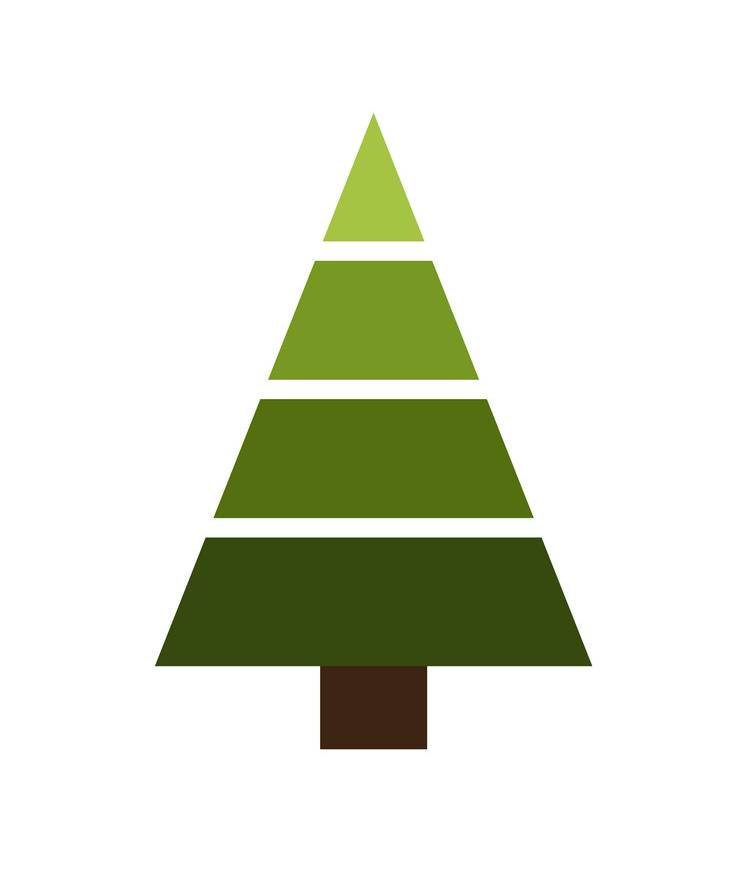
#> input picture images/tree.jpg, 747 x 883 px
$ jupyter execute '3. Edges, Lines and Corners.ipynb'
#> lines starting #> are read from the running program, lines starting #| are printed output that depends on the picture; after the words box and inside, x2 and y2 are one past the last pixel; in counts of white or black regions, pixels touching at a corner belong together; long printed decimals are rounded
# 1/ Finding edges

[cell 1]
import cv2
import numpy as np
from matplotlib import pyplot as plt
from skimage import data
from scipy import ndimage

## 1.1. Basic method: derivation
We consider that edges are rapid changes in the image value do that can be seen using the derivatives :
$\frac{\partial I}{\partial x}$ for horizontal edges, $\frac{\partial I}{\partial y}$ for vertical edges.
- The first derivative (gradient) in image processing is approximated by the operation `next pixel - previous pixel`
- The second derivative (laplacian) is approximated by `(next-current) - (current-previous)`

These operations can easily be done by **correlating** specific matrices with the input image (see Notebook n°2 so see how to do correlation).

**Before applying filters, it is recommended to perform a gaussian smoothing to remove sensitivity to noise.**

### Sobel filter
$G_x = \begin{pmatrix} 1 & 0 & -1\\ 2 & 0 &-2 \\ 1 & 0 & -1 \end{pmatrix}$,
 $G_y = G_x^T$

> Smart move: This operator is separable and can be decomposed as the products of 2 kernels, which considerably speeds up the correlation operation.
$\begin{pmatrix} 1 & 0 & -1\\ 2 & 0 &-2 \\ 1 & 0 & -1 \end{pmatrix} =
\begin{pmatrix}
           1 \\
           2 \\
           1
         \end{pmatrix} \begin{pmatrix} 1 & 0 & -1
           \end{pmatrix}$

**Warning:** In some cases you might want to normalize the filter, in this case multip)ly by 1/8.

[cell 2]
# can also use library ndimage.sobel. Since we do convolution instead of correlation, we use Gx[::-1], Gy[::-1]
def sobel_filters(img):
    Kx = np.array([[-1, 0, 1], [-2, 0, 2], [-1, 0, 1]], np.float32)
    Ky = np.array([[1, 2, 1], [0, 0, 0], [-1, -2, -1]], np.float32)

    Ix = ndimage.filters.convolve(img, Kx)
    Iy = ndimage.filters.convolve(img, Ky)
    return Ix, Iy

[cell 3]
img = cv2.cvtColor(cv2.imread('images/tree.jpg'), cv2.COLOR_BGR2GRAY)
Ix, Iy = sobel_filters(img)

plt.figure(figsize=(15, 5))
plt.subplot(131)
plt.imshow(img, cmap='gray')
plt.axis("off")
plt.title("normal image")
plt.subplot(132)
plt.imshow(Ix, cmap='gray')
plt.title("horizontal edges")
plt.axis("off")
plt.subplot(133)
plt.imshow(Iy, cmap='gray')
plt.title("vertical edges")
plt.axis("off")
plt.show()

**As said before, if we use the image as it is, all the little grain and noise is going to be displayed in the edges**. Therefore we need to erase most of it, either by first applying a gaussian smoothing or by normalizing the image:
- substract mean to center data -> will have mean of 0
- divide by standard deviation -> will have std of 1

[cell 4]
img = (img - img.mean()) / img.std()
print("After this, our image ranges between %f and %f"%(np.amin(img),np.amax(img)))
#| After this, our image ranges between -3.186 and 0.4566

plt.figure(figsize=(15, 5))
plt.subplot(131)
plt.imshow(img, cmap='gray')
plt.axis("off")
plt.title("meaned image")
plt.subplot(132)
plt.imshow(ndimage.sobel(img), cmap='gray')
plt.title("horizontal edges")
plt.axis("off")
plt.subplot(133)
plt.imshow(ndimage.sobel(img, 0), cmap='gray')
plt.title("vertical edges")
plt.axis("off")
plt.show()

### Prewitt filter
$G_x = \begin{pmatrix} 1 & 0 & -1\\ 1 & 0 &-1 \\ 1 & 0 & -1 \end{pmatrix}$,
 $G_y = G_x^T$

[cell 5]
plt.figure(figsize=(15, 5))
plt.subplot(131)
plt.imshow(img, cmap='gray')
plt.axis("off")
plt.subplot(132)
plt.imshow(ndimage.prewitt(img), cmap='gray')
plt.title("vertical edges")
plt.axis("off")
plt.subplot(133)
plt.imshow(ndimage.prewitt(img, 0), cmap='gray')
plt.title("horizontal edges")
plt.axis("off")
plt.show()

### Smart way : derive gaussian instead of image

Actually, the derivative of a convolution (h * f) is equal to the derivative of h convolved with f !
Since we recommend to convolve a gaussian with the image before applying the derivation, therefore we can replace it by deriving the gaussian then convolve it with the image !

[cell 6]
plt.figure(figsize=(15, 15))

for (i, sigma) in zip(range(3),[1,2,5]):
    plt.subplot(4,3,i*3+1)
    plt.imshow(img, cmap='gray')
    plt.title('Original %d sigma'%sigma)
    plt.axis('off')
    plt.subplot(4,3,i*3+2)
    plt.imshow(ndimage.gaussian_gradient_magnitude(img, sigma=sigma), cmap='gray')
    plt.axis('off')
    plt.title('First derivative %d sigma'%sigma)
    plt.subplot(4,3,i*3+3)
    plt.imshow(ndimage.gaussian_laplace(img, sigma=sigma), cmap='gray')
    plt.axis('off')
    plt.title('Second derivative %d sigma'%sigma)
plt.show()

## 1.2. Canny edge detector

### OpenCV version
https://docs.opencv.org/3.4/da/d22/tutorial_py_canny.html
Canny detector takes as parameters minVal and maxVal. See here how they influence the results.

[cell 7]
img = data.coffee()
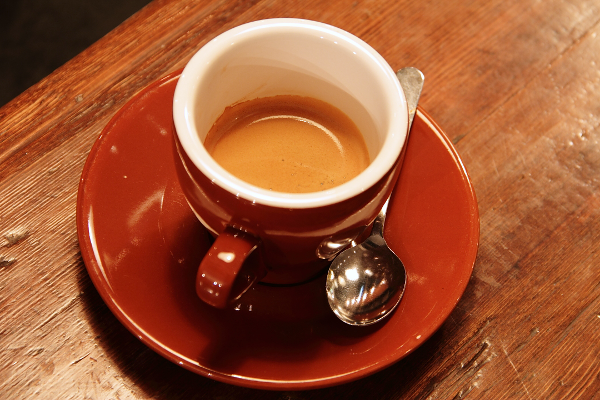
#> input picture skimage.data.coffee(), 600 x 400 px
#> img is the input picture: shape (400, 600, 3); mean R, G, B 158.6, 85.8, 51.5

print('Left : maxVal increases\t\t\t\t\t\t\tRight : minVal increases')
print('Edge pixels are going to be less and less chosen\t\tEdges pixels are less and less joined together')

plt.figure(figsize=(15, 15))
for i in range(3):
    # MaxVal increase
    plt.subplot(3,2,i*2+1)
    plt.imshow(cv2.Canny(img,100,100+i*100), cmap='gray')
    plt.axis('off')
    plt.title('Canny minVal:100, maxVal:%d'%(100+i*100))


    # MinVal increase
    plt.subplot(3,2,i*2+2)
    plt.imshow(cv2.Canny(img,10+i*100,250), cmap='gray')
    plt.axis('off')
    plt.title('Canny minVal:%d, maxVal:200'%(10+i*100))
plt.show()

### Custom implementation of canny edge detector
https://towardsdatascience.com/canny-edge-detection-step-by-step-in-python-computer-vision-b49c3a2d8123

#### 1. Gaussian blur to remove noise

[cell 8]
canny = ndimage.gaussian_filter(cv2.cvtColor(data.coffee(), cv2.COLOR_BGR2GRAY),sigma=1)
plt.figure(figsize=(5, 5)),plt.imshow(canny, cmap='gray'),plt.axis('off'),plt.show()
canny = (canny - canny.mean())/canny.std()

#### 2. Gradient computation

[cell 9]
def gradient_computation(img):
    Ix, Iy = sobel_filters(img)
    G = np.hypot(Ix, Iy)
    G = G / G.max() * 255
    theta = np.arctan2(Iy, Ix)
    return (G, theta)

plt.figure(figsize=(15, 15))
(Gmag, Gdir) = gradient_computation(canny)
plt.subplot(121)
plt.imshow(Gmag, cmap='gray'),plt.axis('off'),plt.title('Gradient magnitude')
plt.subplot(122)
plt.imshow(Gdir, cmap='gray'),plt.axis('off'),plt.title('Gradient direction')
plt.show()

#### 3. Thinning

[cell 10]
def non_max_suppression(img, D):
    M, N = img.shape
    Z = np.zeros((M,N), dtype=np.int32)
    angle = D * 180. / np.pi
    angle[angle < 0] += 180

    for i in range(1,M-1):
        for j in range(1,N-1):
            try:
                q = 255
                r = 255
               #angle 0
                if (0 <= angle[i,j] < 22.5) or (157.5 <= angle[i,j] <= 180):
                    q = img[i, j+1]
                    r = img[i, j-1]
                #angle 45
                elif (22.5 <= angle[i,j] < 67.5):
                    q = img[i+1, j-1]
                    r = img[i-1, j+1]
                #angle 90
                elif (67.5 <= angle[i,j] < 112.5):
                    q = img[i+1, j]
                    r = img[i-1, j]
                #angle 135
                elif (112.5 <= angle[i,j] < 157.5):
                    q = img[i-1, j-1]
                    r = img[i+1, j+1]

                if (img[i,j] >= q) and (img[i,j] >= r):
                    Z[i,j] = img[i,j]
                else:
                    Z[i,j] = 0
            except IndexError as e:
                pass
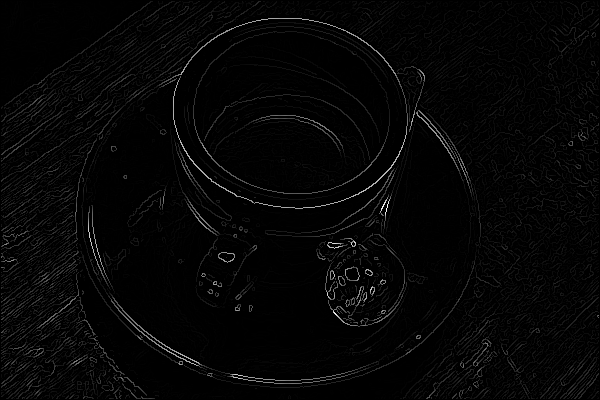
#> Z: shape (400, 600) int32; min 0, max 255, mean 5.7
    return Z

canny = non_max_suppression(Gmag,Gdir)
plt.figure(figsize=(10, 10))
plt.imshow(canny, cmap='gray')
plt.axis('off')
plt.show()

#### 4. Hysteresis thresholding
Feeling too lazy to finish.

# 2/ Finding lines

## Hough transform

### Theory

1. For a line in Cartesian coordinates y = m_o * x + b_o in Image space , we can represent it as a dot in the Hough space using coordinates (m, b)

2. For a point (x_o, y_o) in Image space, any line going through this point must satisfy y_o = m * x_o + b .  This gives us a line in Hough space.

3. For a set of points in Image space, each of them vote for a line in Hough space. In order to know which line best goes through all these points, we select the bin (made with grid) in Hough space containing the most votes.

4. The problem with using Cartesian coordinates in Hough space like b = -x_o * m + y_o is that it can trigger numerical problems, like infinite slope. Therefore we prefer a polar representation of lines, more robust.

For a point in Image space, x and y are fixed so only d and theta vary. This gives us a sinusoid.
Therefore a **a point in Image space equals a sinusoid in Hough space**. And the bins where the sinusoids encounter the most are the lines we are looking for.

### Hough algorithm

We use the polar parametrization, and a **Hough accumutator array** (x=theta, y=d) which recors number of votes in bins.

1. Initalize H[d,theta] = 0
2. For each *edga point* (x,y) (obtained before via Canny for instance) in the image :
        for theta = 0 to 180
            d = x * cos(theta) - y * sin (theta) // - car dans sens trigo alors que dessus sens horaire?
            H(d, theta] += 1 // record vote
3. Find the values of (d, theta) where H[d, theta] is max -> **Hough peaks**
4. We obtain the lines in the image with y * sin(theta) = x * cos(theta) - d

[cell 11]
import math

img = cv2.imread('images/tree.jpg')
#> img is the input picture: shape (883, 747, 3); mean B, G, R 213.5, 227.6, 223.8
edges = cv2.Canny(img,100,200)
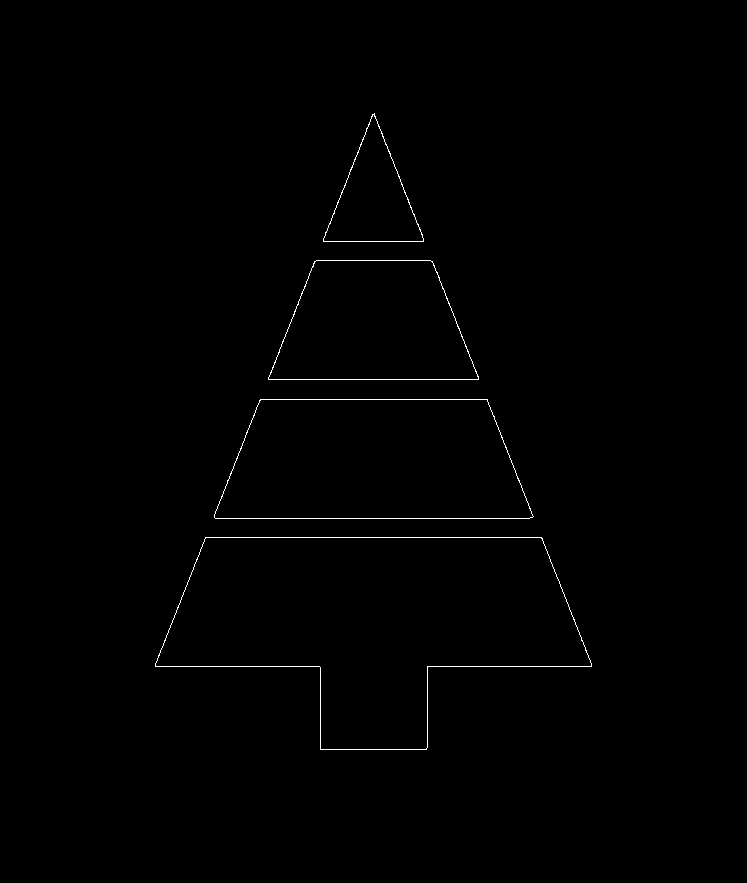
#> edges: shape (883, 747); 0.45% white in thin lines or dots, all inside (x1, y1, x2, y2) = (155, 113, 592, 750)

plt.figure(figsize=(15, 10))
plt.subplot(2,3,1)
plt.imshow(edges, cmap='gray')
plt.title('Canny edge detection')
plt.axis('off')

def show_hough(image, threshold):
    edges = cv2.Canny(image,100,200)
    lines = cv2.HoughLines(edges, 1, np.pi/180, threshold)

    for i in range(len(lines)):
        rho = lines[i][0][0]
        theta = lines[i][0][1]
        a = math.cos(theta)
        b = math.sin(theta)
        x0 = a*rho
        y0 = b*rho
        p1 = (int(round(x0 + 1000*(-b))),int(round(y0 + 1000*(a))))
        p2 = (int(round(x0 - 1000*(-b))),int(round(y0 - 1000*(a))))
        cv2.line(image, p1, p2, (255, 0, 0), thickness=3, lineType=8)
    return f'Threshold={threshold}, found {np.shape(lines)[0]} lines.'


for i in range(5):
    plt.subplot(2,3,i+2)
    image = img.copy()
    msg = show_hough(image, 50+20*i)
    plt.imshow(image)
    plt.title(msg)
    plt.axis('off')
#> this loop made 5 passes
#> msg on passes 1 to 4: 'Threshold=50, found 45 lines.', 'Threshold=70, found 19 lines.', 'Threshold=90, found 16 lines.', 'Threshold=110, found 10 lines.'
plt.show()

### With Skimage, show Hough accumulator

[cell 12]
from skimage.transform import (hough_line, hough_line_peaks, probabilistic_hough_line)
from matplotlib.patches import Ellipse
from skimage import io
from skimage.feature import canny
from skimage.color import rgb2gray

plt.clf()
fig, ax = plt.subplots(nrows=1, ncols=3, figsize=(15,8))

img = rgb2gray(io.imread('images/tree.jpg'))
#> img: shape (883, 747) float64
edges = canny(img, low_threshold=0.1, high_threshold=0.2)
ax[0].imshow(edges, cmap='gray')
ax[0].set_title('Canny edge detection')
ax[0].axis('off')

h, theta, d = hough_line(edges, theta=np.linspace(-np.pi / 2, np.pi / 2, 360))
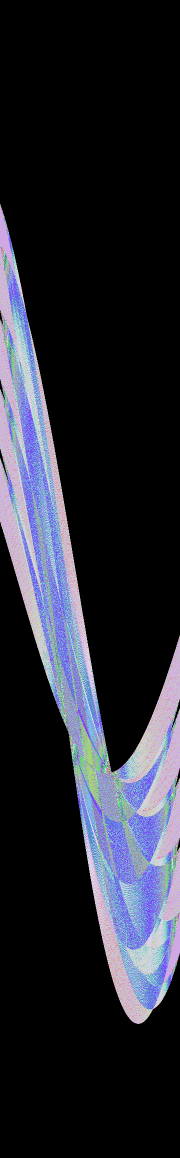
#> h: shape (2315, 360) uint64 (shown at 1/2 size); 110 distinct labels, from 0 to 430; one colour per label, 0 black
#> theta = 360 values from -1.57 to 1.57; d = 2315 values from -1157 to 1157


# draw hough accumulator
ax[1].imshow(np.log(1 + h),
           extent=[np.rad2deg(theta[0]), np.rad2deg(theta[-1]),d[-1], d[0]],
           cmap=plt.cm.gray)
ax[1].set_title('Hough accumulator')
ax[1].set(xlabel='Angles (degrees)',ylabel='Distance (pixels)')
ax[1].axis('auto')
points = []
rows, cols = img.shape
# draw points in accumulator which correspond to a line
for _, angle, dist in zip(*hough_line_peaks(h, theta, d)):
    color = np.random.rand(3,)
    circle = Ellipse((np.rad2deg(angle),dist), 5,30, color=color, fill=False)
    ax[1].add_artist(circle)
    points.append(((dist - 0 * np.cos(angle)) / np.sin(angle),
                   (dist - cols * np.cos(angle)) / np.sin(angle),
                  color))
#> this loop made 6 passes
#> (angle, dist, color) on passes 1 to 4: (1.57, 666, [0.549, 0.715, 0.603]), (1.57, 537, [0.545, 0.424, 0.646]), (1.57, 518, [0.438, 0.892, 0.964]), (-0.381, 304, [0.383, 0.792, 0.529])
#> after the loop, points = [(666, 666, [0.549, 0.715, 0.603]), (537, 537, [0.545, 0.424, 0.646]), (518, 518, [0.438, 0.892, 0.964]), (-818.2, 1048.4, [0.383, 0.792, 0.529]), (399, 399, [0.568, 0.926, 0.071]), (1047, -819.6, [0.0871, 0.0202, 0.833])]


ax[2].imshow(img, cmap=plt.cm.gray)
for p in points:
    ax[2].plot((0, cols), (p[0],p[1]), color=p[2])
#> this loop made 6 passes
#> p on passes 1 to 4: (666, 666, [0.549, 0.715, 0.603]), (537, 537, [0.545, 0.424, 0.646]), (518, 518, [0.438, 0.892, 0.964]), (-818.2, 1048.4, [0.383, 0.792, 0.529])
ax[2].set_title('Detected lines')
ax[2].axis('off')
plt.show()

## General Hough Transform
https://github.com/vmonaco/general-hough (need a few corrections, like convertion of input images as uint8 and 2 channels)

For complicated stuff: library ITK

# 3/ Finding corners

*C. Harris and M. Stephens. A combined corner and edge detector. In Proc. Fourth Alvey Vision Conference, pages 147–151, 1988.*

The Harris detector computes a map of corners from an image $I$:
$$
R(x,y) = \operatorname{det}(M) - k (\operatorname{trace}(M))^2, (x,y) \text{pixels}
$$
with $k\in[0.04, 0.06]$. $M$ is the auto-correlation of image $I$:
$$
M=\begin{pmatrix}
\sum_{x,y \in W} w(x,y)I_x^2 &
\sum_{x,y \in W} w(x,y)I_xI_y \\
\sum_{x,y \in W} w(x,y)I_xI_y &
\sum_{x,y \in W} w(x,y)I_y^2
\end{pmatrix}
=\begin{pmatrix}
A & B \\ C & D
\end{pmatrix}
$$
with $w(x,y)=\frac1{2\pi \sigma^2}e^{\frac{(x-x_c)^2 + (y-y_c)^2}{2\sigma^2}}$ a Gaussian mask centered on the window $W$. Partial derivatives $I_x$ and $I_y$ are estimated by one of the following kernels :
Gradient:  $G_x = \begin{pmatrix} 0 & 0 & 0\\ 1 & 0 &-1 \\ 0 & 0 & 0 \end{pmatrix}$,
 $G_y = G_x^T$, Prewitt or Sobel.

The general method from this <a href="https://muthu.co/harris-corner-detector-implementation-in-python/">Tuto in python</a> (on **greyscale** image):
 1. Spatial derivative calculation: $I_x$ and $I_y$. We can use the Sobel kernel.
 2. Structure tensor setup : convolution of $I_x^2$, $I_y^2$ and $I_x.I_y$ by a gaussian kernel of size N.
 3. Harris response calculation : $R(x,y) = \operatorname{det}(M(x,y)) - k.(\operatorname{trace}(M(x,y)))^2$.
 4. Find edges and corners using R : "clean" the response like we did for Canny edge detector by thresholding, then non-max suppression.

[cell 13]
def harris_response(image,sigma,kappa):
    """ Array[n, m]*float*float->Array[n, m]
    """
    offset = int(sigma/2)
    Ix, Iy = sobel_filters(image)
    Ixx = ndimage.gaussian_filter(Ix**2, sigma)
    Iyy = ndimage.gaussian_filter(Iy**2, sigma)
    Ixy = ndimage.gaussian_filter(Ix*Iy, sigma)

    # determinant
    detA = Ixx * Iyy - Ixy ** 2
    # trace
    traceA = Ixx + Iyy
    R = detA - kappa*(traceA**2)
    return R

[cell 14]
img = np.float32(data.brick())
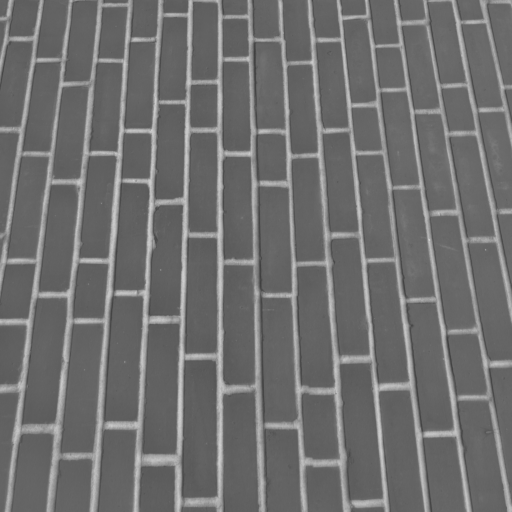
#> input picture skimage.data.brick(), 512 x 512 px
#> img: shape (512, 512) float32
harris = harris_response(img, 5, 0.04)

fig, ax = plt.subplots(1,2, figsize=(10,10))
ax[0].imshow(img, cmap='gray')
ax[1].imshow(harris, cmap='gray')
plt.show()

[cell 15]
def non_max_suppression(R, Rbin):
    """ Array[n, m] -> Array[n, m]
    """
    Rlocmax = np.zeros(R.shape)
    for i in range(R.shape[0]):
        for j in range(R.shape[1]):
            condition = True
            if i == 0:
                condition = R[i,j] > R[i+1,j]
            elif i == R.shape[0]-1:
                condition = R[i,j] > R[i-1,j]
            else:
                condition = R[i,j] > R[i+1,j] and R[i,j] > R[i-1,j]
            if j == 0:
                condition = condition and R[i,j] > R[i,j+1]
            elif j == R.shape[1]-1:
                condition = condition and R[i,j] > R[i,j-1]
            else:
                condition = condition and R[i,j] > R[i,j+1] and R[i,j] > R[i,j-1]
            if Rbin[i,j] and condition:
                Rlocmax[i,j] = 1
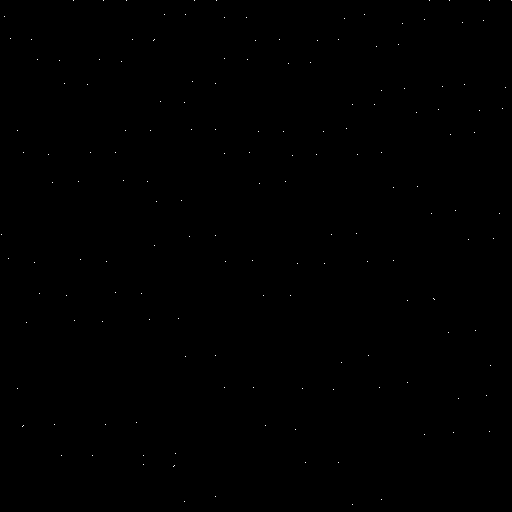
#> Rlocmax: shape (512, 512) float64; values 0 (black) and 1 (white), 0.06% white in thin lines or dots
    return Rlocmax

def harris_corner_detector(image, sigma, kappa):
    """ Array[n, m]*float*float*float -> Array[n, m]
    """
    # get harris response
    harris = harris_response(img, sigma, kappa)
    # threshold
    Rbin = harris>=harris.max()*0.01
    return non_max_suppression(harris, Rbin)

[cell 16]
corners = harris_corner_detector(img, sigma=5, kappa=0.04)

fig, ax = plt.subplots(1,2, figsize=(20,10))
ax[0].imshow(corners, cmap='gray')
ax[0].set_title("Detected points")
ax[1].imshow(img, cmap='gray')
ax[1].set_title("Show corners")
y,x = np.nonzero(corners)
#> y = 161 values from 0 to 504; x = 161 values, max 511 at index 8, min 1 at index 91, mean 255.7
plt.scatter(x, y, c='b')
plt.show()
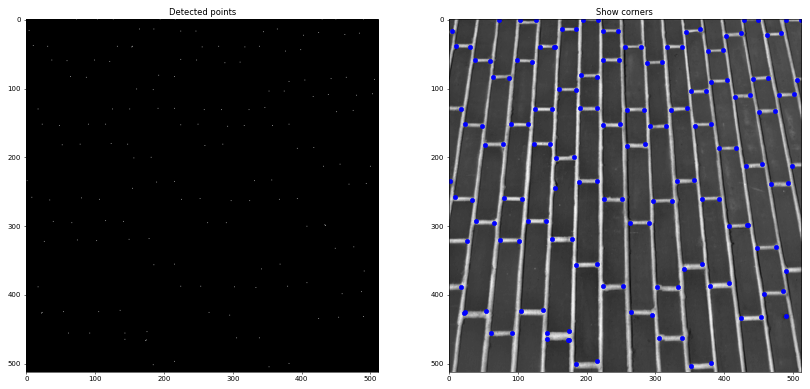
#> figure drawn by matplotlib, 2 panels

This corner detector works very well on zones with geometric structures, like buildings, etc.

## Properties / invariance of Harris corner detector

[cell 17]
for filename in ('images/toyHorse1.png', 'images/toyHorse2.png'):
    fig, ax = plt.subplots(1,2, figsize=(10,10))
    img = cv2.imread(filename)
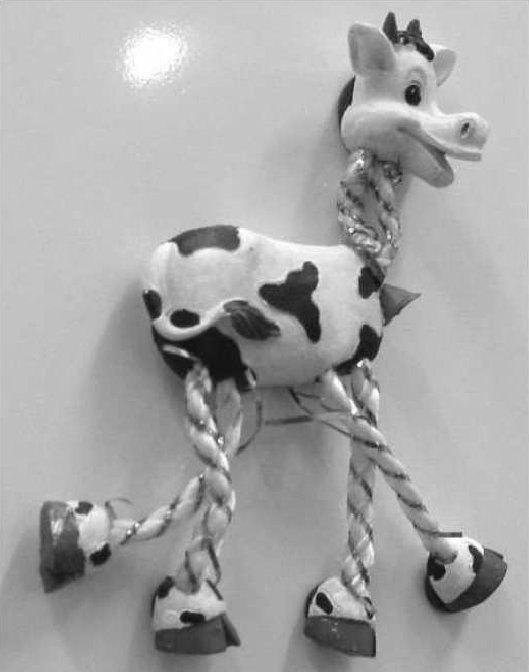
#> input picture images/toyHorse1.png, 529 x 672 px
#> img is the input picture: shape (672, 529, 3); min 1, max 255, mean 166.5
    gray = cv2.cvtColor(img,cv2.COLOR_BGR2GRAY)
    print(gray.shape)
#| (672, 529)

    gray = np.float32(gray)
    dst = cv2.cornerHarris(gray,15,3,0.04)
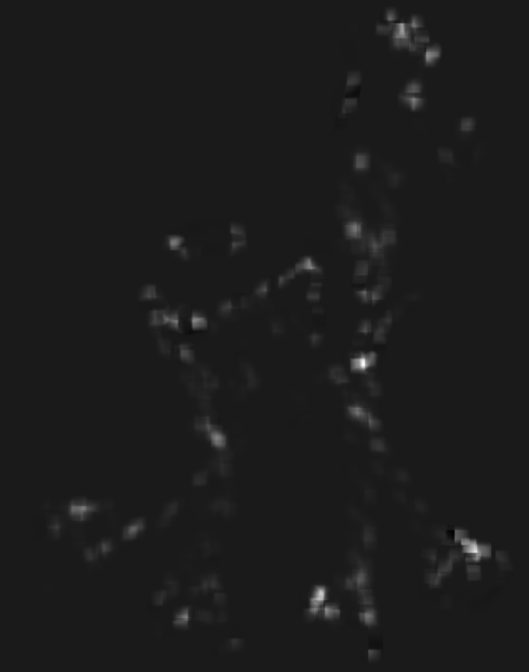
#> dst: shape (672, 529) float32; min -340104.9, max 2984877, mean 26418; drawn with min black and max white
    print(f"Min :{dst.min()}, Max : {dst.max()}")
#| Min :-340104.9375, Max : 2984877.0
    ax[0].imshow(dst)

    #result is dilated for marking the corners, not important
    dst = cv2.dilate(dst,None)

    # Threshold for an optimal value, it may vary depending on the image.
    img[dst>0.01*dst.max()]=[0,0,255]

    ax[1].imshow(img)
    plt.plot()
